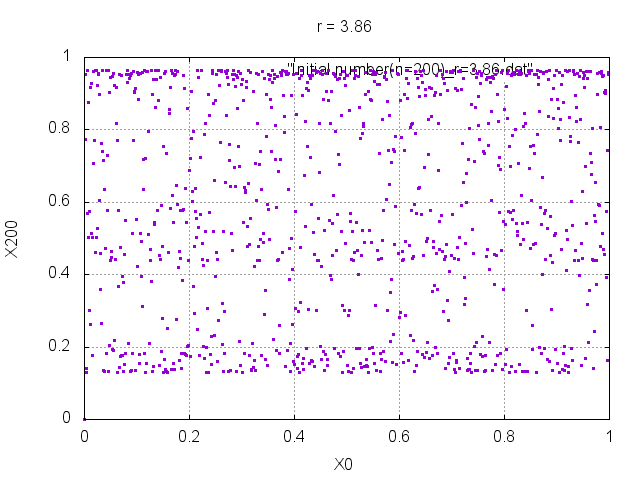

Here is the gnuplot script that generated this plot:
set grid
set title "r = 3.86"
set xrange [0:1]
set yrange [0:1]
set xlabel "X0"
set ylabel "X200"
plot "Initial number(n=200)_r=3.86.dat"with points pt 5 ps 0.2
pause 2
set terminal png
set output "Initial number(n=200)_r=3.86.png"
replot
set terminal x11
